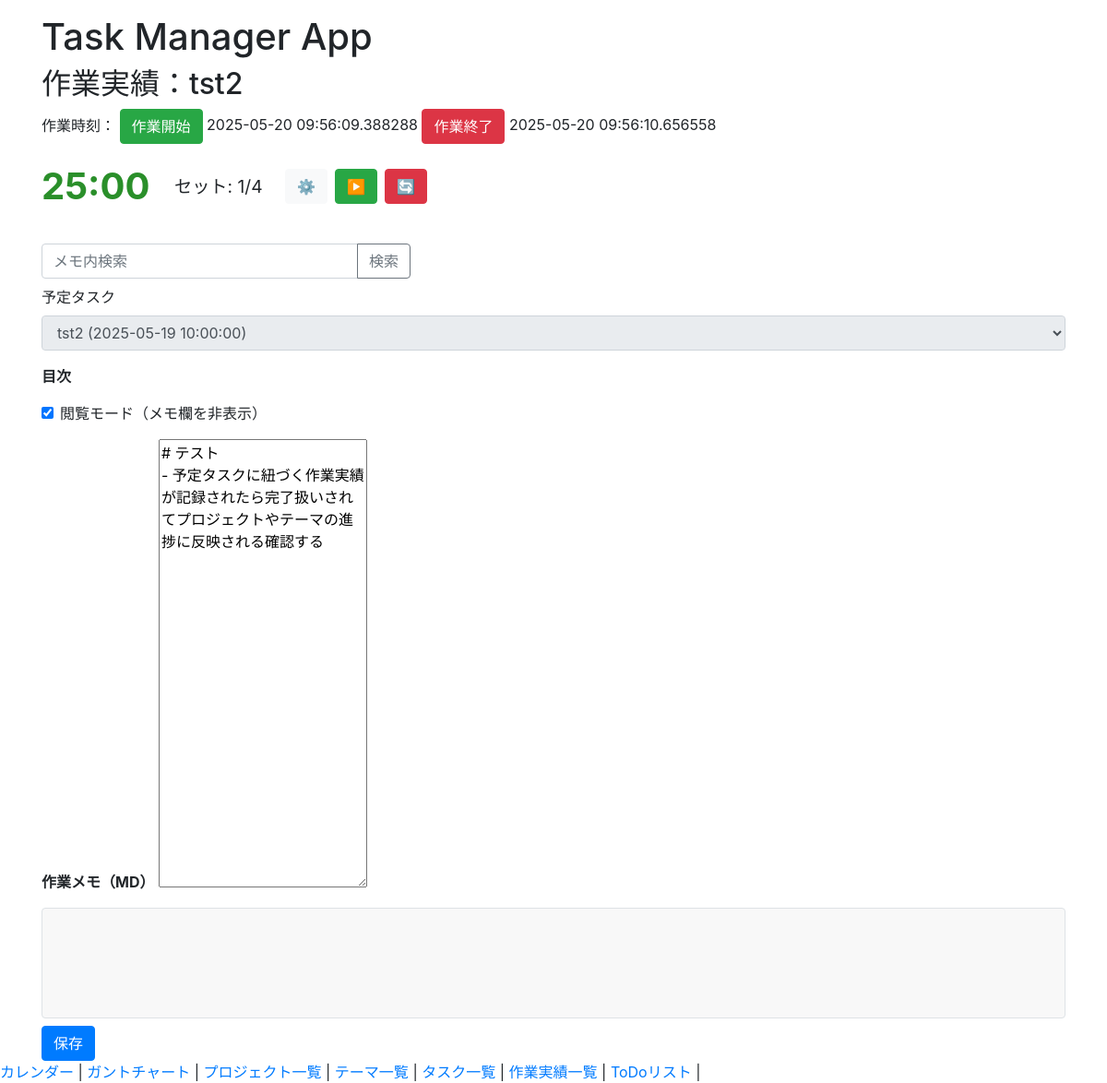
Page /worklog/page/2 on the committed database.
### app.py (models this page shows)
class Task(db.Model):
    id = db.Column(db.Integer, primary_key=True)
    project_id = db.Column(db.Integer, db.ForeignKey('project.id'), nullable=True)
    theme_id = db.Column(db.Integer, db.ForeignKey('theme.id'), nullable=True)
    created_at = db.Column(db.DateTime, default=datetime.utcnow)
    title = db.Column(db.String(100), nullable=False)
    detail = db.Column(db.String(1000))
    scheduled_start = db.Column(db.DateTime)
    scheduled_end = db.Column(db.DateTime)
    weight = db.Column(db.Integer, default=10)
    status = db.Column(db.String(20), default='未着手')
    is_completed = db.Column(db.Boolean, default=False)
    worklogs = db.relationship('TaskWorkLog', backref='task', lazy=True)
    parent_task_id = db.Column(db.Integer, db.ForeignKey('task.id'), nullable=True)
    subtasks = db.relationship('Task', backref=db.backref('parent_task', remote_side=[id]), lazy=True)

class TaskWorkLog(db.Model):  # タスクの作業実績
    id = db.Column(db.Integer, primary_key=True)
    task_id = db.Column(db.Integer, db.ForeignKey('task.id'))
    work_date = db.Column(db.Date)  # 作業日
    start_at = db.Column(db.DateTime)  # 実作業開始日時
    end_at = db.Column(db.DateTime)    # 実作業終了日時
    work_time = db.Column(db.Float)    # 工数（時間など）
    status = db.Column(db.String(20), default='実績')   # ←追加
    memo = db.Column(db.String(500))   # 備考（任意）
    project_id = db.Column(db.Integer, db.ForeignKey('project.id'), nullable=True)
    theme_id = db.Column(db.Integer, db.ForeignKey('theme.id'), nullable=True)

### app.py (the view)
@app.route('/worklog/page/<int:worklog_id>', methods=['GET', 'POST'])
def worklog_page(worklog_id):
    log = TaskWorkLog.query.get_or_404(worklog_id)
    tasks = Task.query.order_by(Task.scheduled_start).all()
    selected_task = Task.query.get(log.task_id) if log.task_id else None
    selected_project = Project.query.get(selected_task.project_id) if selected_task and selected_task.project_id else None
    selected_theme = Theme.query.get(selected_task.theme_id) if selected_task and selected_task.theme_id else None
    if request.method == 'POST':
        log.memo = request.form.get('memo', '')
        db.session.commit()
        return redirect(url_for('worklog_page', worklog_id=log.id))
    img_folder = os.path.join("static", "files", f"worklog_{worklog_id}")
    img_glob = []
    if os.path.exists(img_folder):
        img_glob = sorted(glob.glob(os.path.join(img_folder, "*.*")))  # jpg, png等を全部取得
    img_urls = ["/" + f.replace("\\", "/") for f in img_glob]  # Flask用パスに変換
    return render_template(
        'worklog_page.html',
        worklog=log,
        img_urls=img_urls,
        tasks=tasks,
        selected_task=selected_task,
        project=selected_project,
        theme=selected_theme,
    )

### templates/worklog_page.html (shortened to what this page needs)
{% extends 'base.html' %}
{% block content %}
<h2>作業実績：{{ worklog.task.title if worklog.task else '' }}</h2>
<div class="mb-3">
  <label>作業時刻： </label>
  <button id="start-btn" class="btn btn-success">作業開始</button>
  <span id="start-time">{{ worklog.start_at or "未記録" }}</span>
  <button id="end-btn" class="btn btn-danger">作業終了</button>
  <span id="end-time">{{ worklog.end_at or "未記録" }}</span>
</div>
<div id="pomodoro-config-panel" style="margin-bottom:2em;">
  <div id="pomodoro-timer-box" style="margin-bottom:1em;">
    <div class="d-flex align-items-center">
      <div id="pomodoro-time" style="font-size:2.5em;font-weight:bold;min-width:120px;">25:00</div>
      <div class="ml-4" style="font-size:1.2em;">セット: <span id="pomodoro-lap">1</span>/<span id="pomodoro-max-lap">4</span></div>
      <button id="pomodoro-config-btn" class="btn btn-light ml-4" title="設定"><span>⚙️</span></button>
      <button id="pomodoro-startstop-btn" class="btn btn-success ml-2" title="開始/停止"><span id="pomodoro-ss-icon">▶️</span></button>
      <button id="pomodoro-reset-btn" class="btn btn-danger ml-2" title="リセット"><span>🔄</span></button>
    </div>
  </div>
  </div>
    <div class="input-group my-2" style="max-width:400px;">
    <input id="memo-search" type="text" class="form-control" placeholder="メモ内検索">
    <div class="input-group-append">
      <button id="search-btn" class="btn btn-outline-secondary" type="button">検索</button>
    </div>
  </div>
<div class="mb-3">
    <label>予定タスク</label>
    <select name="task_id" class="form-control" id="task-select" {% if worklog.id %}disabled{% endif %}>
        {% for t in tasks %}
        <option value="{{ t.id }}" {% if selected_task and t.id == selected_task.id %}selected{% endif %}>
            {{ t.title }} ({{ t.scheduled_start }})
        </option>
        {% endfor %}
    </select>
</div>
<div class="mb-2">
    <label><b>目次</b></label>
</div>
  <link rel="stylesheet" href="https://unpkg.com/easymde/dist/easymde.min.css">
  <div class="form-group form-check">
    <input type="checkbox" class="form-check-input" id="previewOnlyToggle" checked>
    <label class="form-check-label" for="previewOnlyToggle">閲覧モード（メモ欄を非表示）</label>
  </div>
<label for="memo-editor"><b>作業メモ（MD）</b></label>
<textarea id="memo-editor" name="memo" rows="20">{{ worklog.memo or "" }}</textarea>
<div id="memo-preview" class="border rounded p-2 mt-2" style="min-height:120px;background:#f8f8f8"></div>
  <div class="mt-2">
    <button id="save-btn" class="btn btn-primary">保存</button>
  </div>
{% endblock %}

### rows in the picture
Task: task "tst2"
TaskWorkLog: start_at "2025-05-20 09:56:09.388288", end_at "2025-05-20 09:56:10.656558", memo "# テスト - 予定タスクに紐づく作業実績が記録されたら完了扱いされてプロジェクトやテーマの進捗に反映される確認する"

### other values in the picture
form field task_id "tst2 (2025-05-19 10:00:00)"
